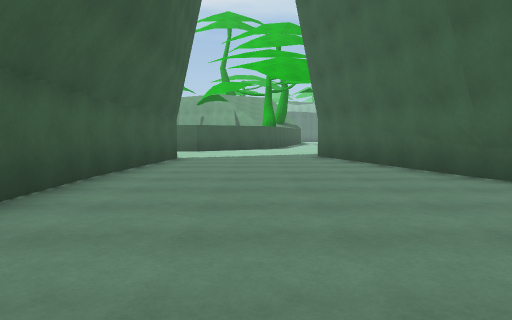
[1] (above)

17 first-person views from a walk through a Unity game level. The camera is 1.3 m above the floor, tilts 4° down and sees 70° across. The floor is counted in squares, 2 m on a side. Each view is taken from the middle of a square. On the plan, view 1 faces up. The plan holds only what a view shows up to about 11 squares ahead; the rest is blank. The place goes on beyond the plan. The player character is not drawn. Surface patterns are stand-ins for the level's own textures.

[2]
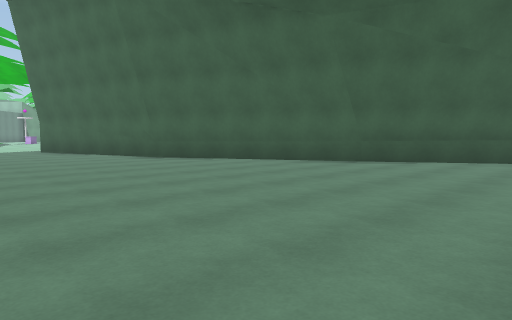

[3]
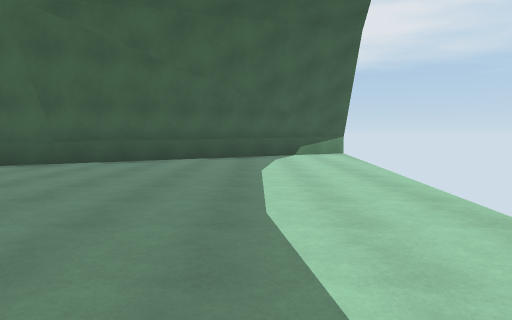

[4]
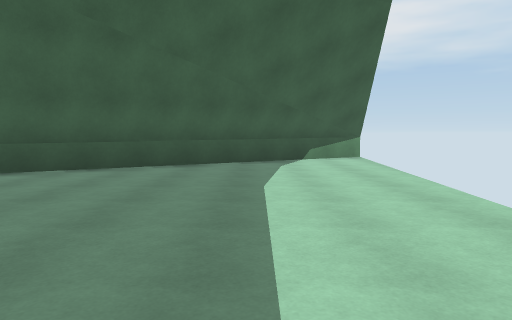

[5]
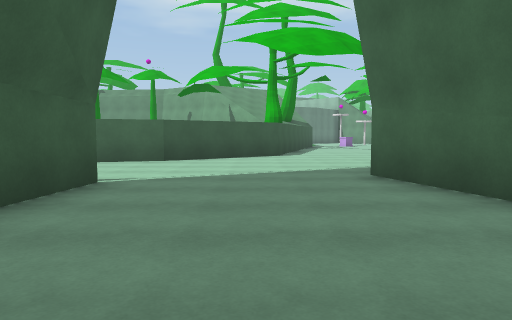

[6]
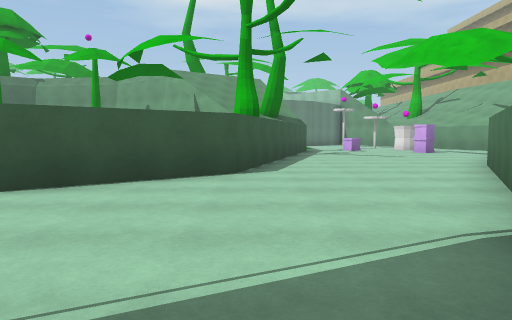

[7]
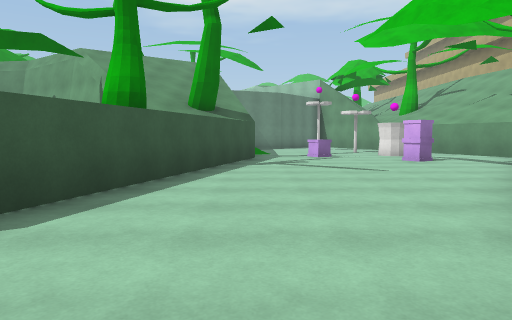

[8]
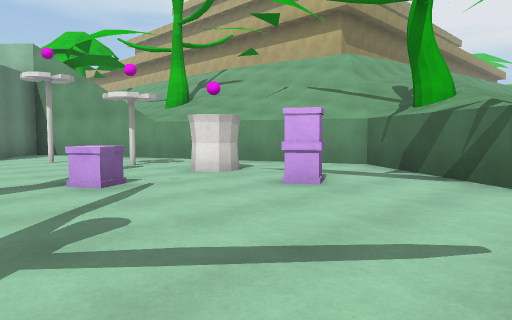

[9]
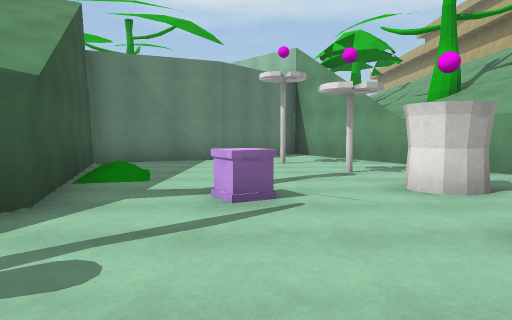

[10]
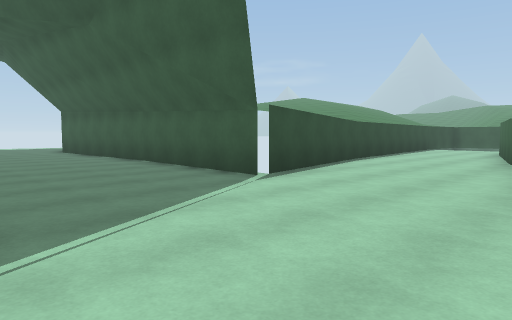

[11]
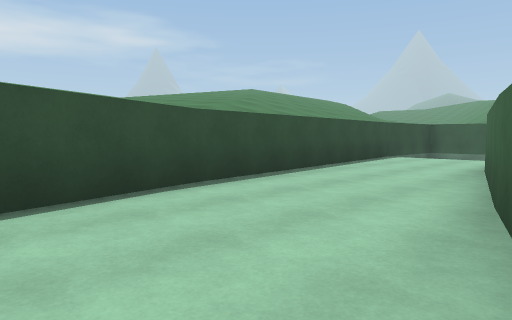

[12]
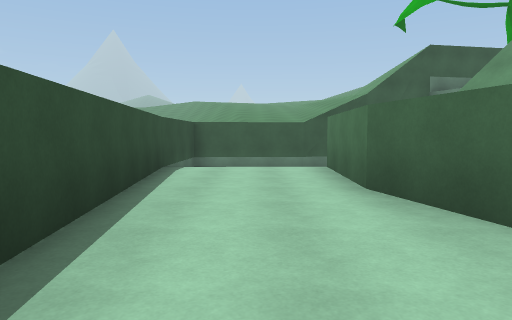

[13]
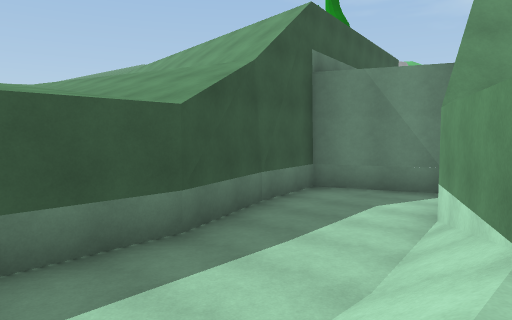

[14]
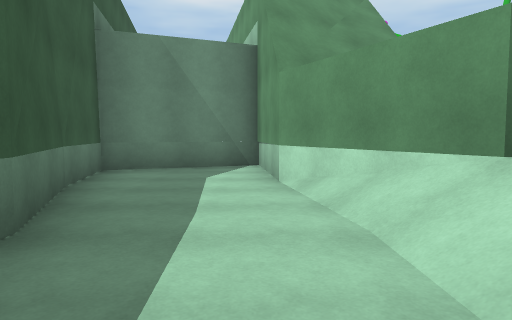

[15]
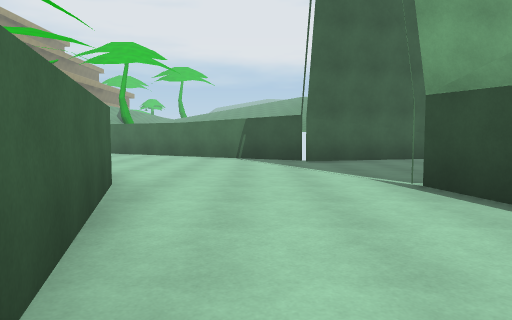

[16]
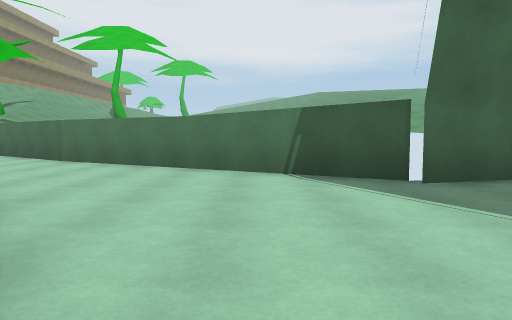

[17]
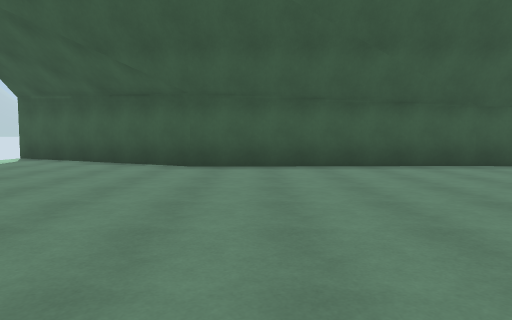

### Floor plan
Key: @ floor where view 1 was taken; # wall or solid block; . main floor; - floor 1 m lower than the main floor; / step, stairs or slope; P pillar; F flower; O other object.
Columns run from 19 left of view 1 to 11 right of it. Each row starts with its distance up from view 1.
 33                         ###
 32                        ##.##
 31                       ##...#
 30                     ###....##
 29                     #....F..#
 28                     #.......#
 27                     ##/...F.##
 26                      #/......#
 25                      #..O.#..##
 24                      #........#
 23                      #....P..##
 22                      #......##
 21                     ##......#
 20                     #......##
 19                     #.....##
 18                     #....##
 17  ###               ##....#
 16 ##-##             ##....##
 15 #---#            ##.....#
 14 #---#         ####.....##
 13 ##--##     ####........#
 12  #--/#######..........##
 11  #--/................##
 10  #--/................##
  9  #-- ......#######....#
  8  ###########    #.....#
  7                 #.....#
  6                 #.....##
  5                 #......#
  4                 #......##
  3                 #.......#
  2                 #.......##
  1                 #........#
  0                 #..@.....##
 -1                ##.........##
 -2                #...........#
 -3               ##...........##
 -4               #.............#
 -5               #.. ..........##
 -6                      ........#
 -7                              #

Positions as (right, up) in squares from view 1, and headings:
1: (0, 0), facing up
2: (-2, -4), facing up-right
3: (-2, -4), facing right
4: (0, -4), facing right
5: (0, 5), facing up
6: (1, 10), facing up
7: (3, 14), facing up
8: (3, 20), facing up-right
9: (5, 21), facing up
10: (2, 14), facing down-left
11: (-4, 13), facing down-left
12: (-7, 10), facing left
13: (-14, 9), facing up-left
14: (-16, 9), facing up
15: (-7, 12), facing right
16: (-3, 13), facing right
17: (5, 1), facing left
